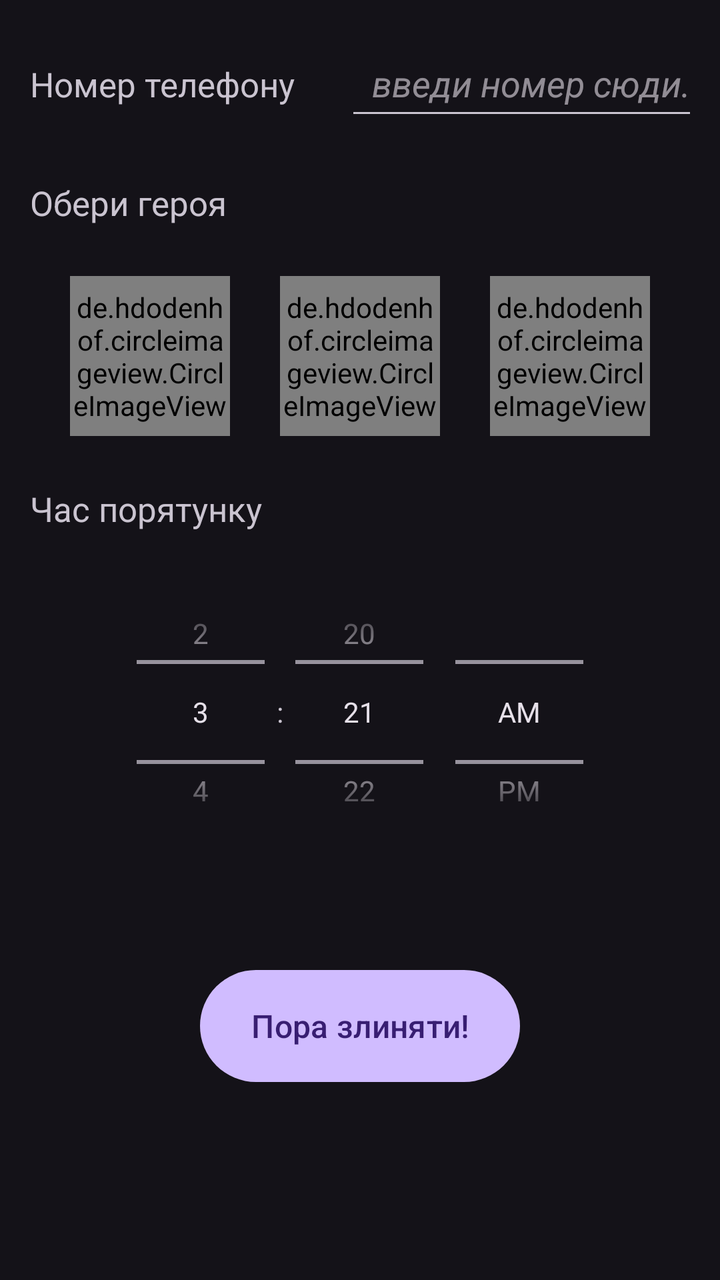
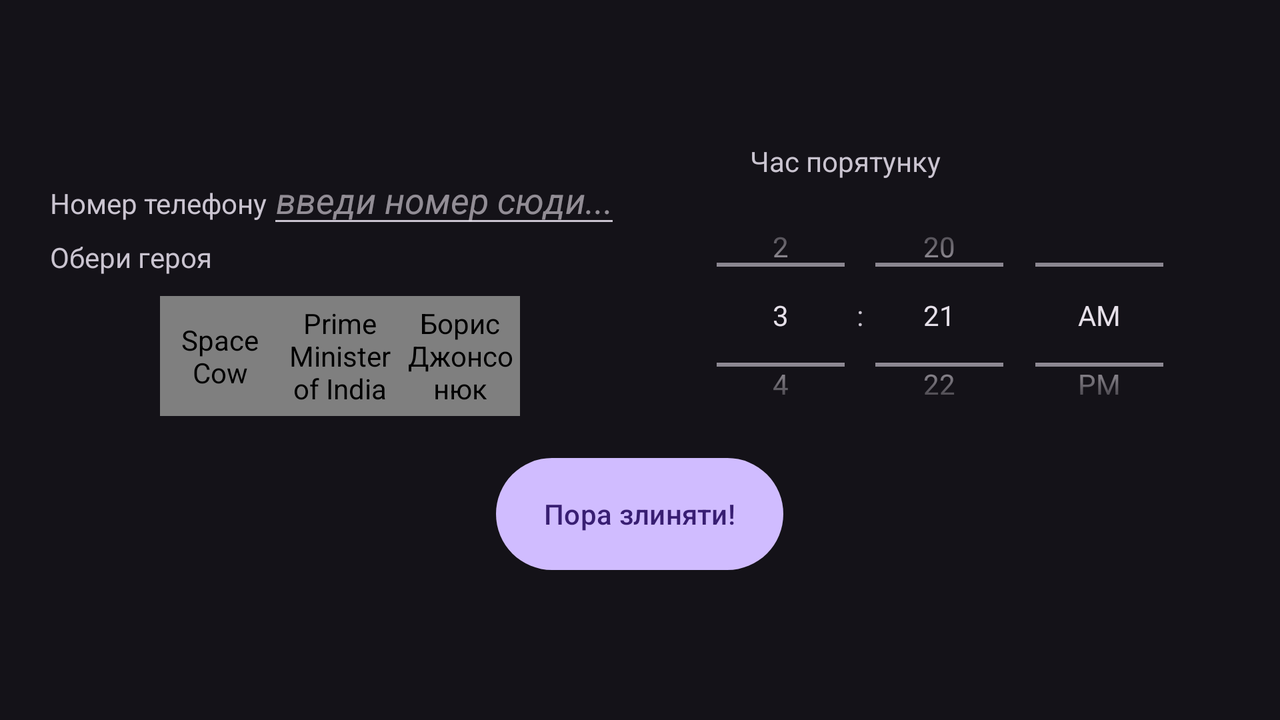

An Android layout and its configuration variant, each rendered on a device that would load it. The default file and the variant file are quoted in full after the pictures.
<!-- AndroidManifest.xml: application theme Theme.Material3.Dark -->
<!-- res/layout/activity_main.xml -->
<?xml version="1.0" encoding="utf-8"?>
<LinearLayout xmlns:android="http://schemas.android.com/apk/res/android"
    xmlns:app="http://schemas.android.com/apk/res-auto"
    xmlns:tools="http://schemas.android.com/tools"
    android:orientation="vertical"

    android:layout_margin="15dp"
    android:layout_width="match_parent"
    android:layout_height="match_parent">


    <LinearLayout
        android:id="@+id/linearLayout"
        android:layout_width="wrap_content"
        android:layout_height="wrap_content"
        android:paddingBottom="25dp"
        android:orientation="horizontal">

        <TextView
            android:id="@+id/phone_number"
            android:paddingRight="25dp"
            android:layout_width="wrap_content"
            android:layout_height="wrap_content"
            android:text="@string/phone_number"
            android:textSize="17sp" />

        <EditText
            android:id="@+id/enter_number"
            android:layout_width="195dp"
            android:layout_height="50dp"
            android:gravity="center"
            android:hint="@string/number_hint"
            android:inputType="phone"
            android:textStyle="italic" />

    </LinearLayout>

    <TextView
        android:id="@+id/choose_character"
        android:layout_width="150dp"
        android:layout_height="48dp"
        android:text="@string/choose_character"
        android:textSize="17sp" />

    <LinearLayout
        android:orientation="horizontal"
        android:gravity="center"
        android:paddingBottom="25dp"
        android:layout_width="match_parent"
        android:layout_height="wrap_content">

        <de.hdodenhof.circleimageview.CircleImageView
            android:id="@+id/space_cow_image"
            android:layout_width="80dp"
            android:layout_height="80dp"
            android:layout_marginRight="25dp"
            android:src="@drawable/space_cow"
            app:civ_border_color="#530B7A"
            app:civ_border_width="2dp" />

        <de.hdodenhof.circleimageview.CircleImageView
            android:id="@+id/prime_image"
            android:layout_width="80dp"
            android:layout_height="80dp"
            android:src="@drawable/prime"
            app:civ_border_color="#530B7A"
            app:civ_border_width="2dp" />

        <de.hdodenhof.circleimageview.CircleImageView
            android:id="@+id/boris_image"
            android:layout_width="80dp"
            android:layout_height="80dp"
            android:layout_marginLeft="25dp"
            android:src="@drawable/boris"
            app:civ_border_color="#530B7A"
            app:civ_border_width="2dp" />

    </LinearLayout>


    <TextView
        android:id="@+id/choose_time"
        android:layout_width="190dp"
        android:layout_height="38dp"
        android:text="@string/choose_time"
        android:textSize="17sp" />

    <TimePicker
        android:id="@+id/timePicker"
        android:layout_width="match_parent"
        android:layout_height="150dp"
        android:timePickerMode="spinner"/>

    <Button
        android:id="@+id/button"
        android:layout_marginTop="50dp"
        android:layout_gravity="center"
        android:layout_width="160dp"
        android:layout_height="64dp"
        android:text="@string/button"
        android:textSize="16sp" />


</LinearLayout>
<!-- resources referenced by this layout -->
<resources>
  <!-- drawable boris: png bitmap (drawable, 777106 bytes) -->
  <!-- drawable space_cow: png bitmap (drawable, 274076 bytes) -->
  <string name="button">Пора злиняти!</string>
  <string name="choose_character">Обери героя</string>
  <string name="choose_time">Час порятунку</string>
  <string name="number_hint">введи номер сюди...</string>
  <string name="phone_number">Номер телефону</string>
</resources>
<!-- res/layout-land/activity_main.xml (the repository's variant of the layout above) -->
<!-- drawn on the phone turned sideways -->
<?xml version="1.0" encoding="utf-8"?>
<LinearLayout xmlns:android="http://schemas.android.com/apk/res/android"
    xmlns:app="http://schemas.android.com/apk/res-auto"
    android:orientation="vertical"
    android:layout_margin="25dp"
    android:gravity="center"
    android:layout_width="match_parent"
    android:layout_height="match_parent">

    <LinearLayout
        android:baselineAligned="false"
        android:gravity="center"
        android:weightSum="2"
        android:layout_width="match_parent"
        android:layout_height="wrap_content">

        <LinearLayout
            android:layout_weight="1"
            android:layout_width="0dp"
            android:layout_height="wrap_content"
            android:orientation="vertical">

            <LinearLayout
                android:layout_width="wrap_content"
                android:layout_height="wrap_content">
                <TextView
                    android:id="@+id/phone_number"
                    android:layout_width="wrap_content"
                    android:layout_height="wrap_content"
                    android:text="@string/phone_number" />

                <EditText
                    android:id="@+id/enter_number"
                    android:maxLength="13"
                    android:imeOptions="actionDone"
                    android:digits="+0123456789"
                    android:layout_width="wrap_content"
                    android:layout_height="wrap_content"
                    android:gravity="center"
                    android:hint="@string/number_hint"
                    android:inputType="phone"
                    android:textStyle="italic" />
            </LinearLayout>

            <TextView
                android:id="@+id/choose_character"
                android:layout_width="150dp"
                android:layout_height="wrap_content"
                android:text="@string/choose_character" />

            <LinearLayout
                android:orientation="horizontal"
                android:gravity="center"
                android:layout_margin="10dp"
                android:layout_width="match_parent"
                android:layout_height="wrap_content">

                <de.hdodenhof.circleimageview.CircleImageView
                    android:id="@+id/space_cow_image"
                    android:clickable="true"
                    android:contentDescription="@string/space_cow_name"
                    android:onClick="onSpaceCowIconClicked"
                    android:layout_width="60dp"
                    android:layout_height="60dp"
                    android:src="@drawable/character_space_cow"
                    app:civ_border_color="@color/default_color"
                    app:civ_border_width="4dp" />

                <de.hdodenhof.circleimageview.CircleImageView
                    android:id="@+id/prime_image"
                    android:clickable="true"
                    android:contentDescription="@string/prime_name"
                    android:onClick="onPrimeIconClicked"
                    android:layout_width="60dp"
                    android:layout_height="60dp"
                    android:src="@drawable/character_prime"
                    app:civ_border_color="@color/default_color"
                    app:civ_border_width="4dp" />

                <de.hdodenhof.circleimageview.CircleImageView
                    android:id="@+id/boris_image"
                    android:clickable="true"
                    android:contentDescription="@string/boris_name"
                    android:onClick="onBorisIconClicked"
                    android:layout_width="60dp"
                    android:layout_height="60dp"
                    android:src="@drawable/character_boris"
                    app:civ_border_color="@color/default_color"
                    app:civ_border_width="4dp" />

            </LinearLayout>

        </LinearLayout>

        <LinearLayout
            android:orientation="vertical"
            android:layout_weight="1"
            android:layout_width="0dp"
            android:gravity="center"
            android:layout_marginStart="10dp"
            android:layout_height="wrap_content">

            <TextView
                android:id="@+id/choose_time"
                android:layout_width="190dp"
                android:layout_height="wrap_content"
                android:text="@string/choose_time"/>

            <TimePicker
                android:id="@+id/timePicker"
                android:layout_width="wrap_content"
                android:layout_height="135dp"
                android:timePickerMode="spinner"/>

        </LinearLayout>

    </LinearLayout>

    <Button
        android:id="@+id/submit_button"
        android:onClick="onSubmitButtonClicked"
        android:layout_gravity="center"
        android:layout_width="wrap_content"
        android:layout_height="64dp"
        android:text="@string/button" />

</LinearLayout>
<!-- resources referenced by the variant -->
<!-- as the phone turned sideways resolves them -->
<resources>
  <color name="default_color">#605E5E</color>
  <!-- drawable character_prime: png bitmap (drawable, 186297 bytes) -->
  <string name="boris_name">Борис Джонсонюк</string>
  <string name="button">Пора злиняти!</string>
  <string name="choose_character">Обери героя</string>
  <string name="choose_time">Час порятунку</string>
  <string name="number_hint">введи номер сюди...</string>
  <string name="phone_number">Номер телефону</string>
  <string name="prime_name">Prime Minister of India</string>
  <string name="space_cow_name">Space Cow</string>
</resources>
